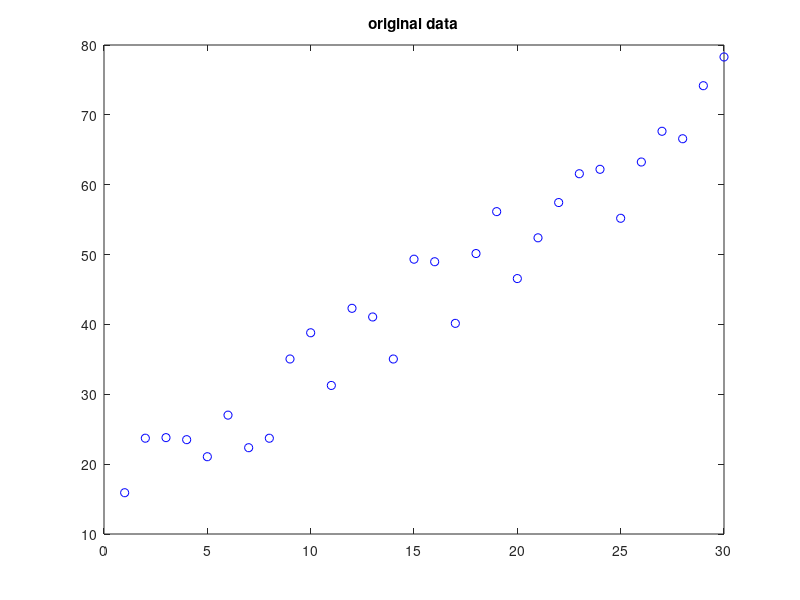
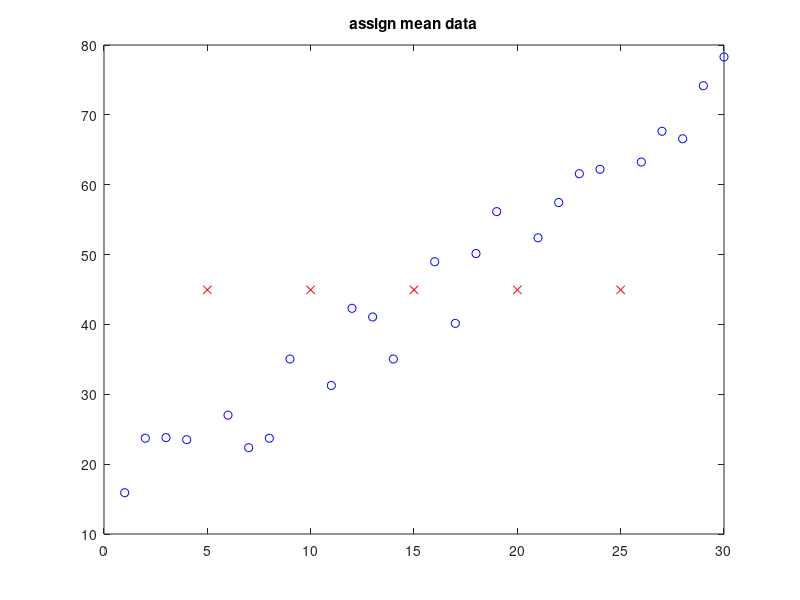
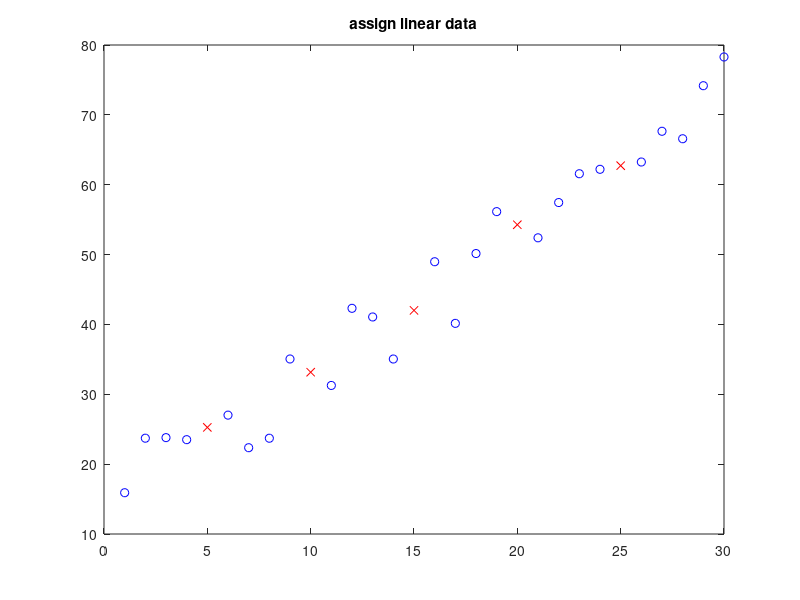
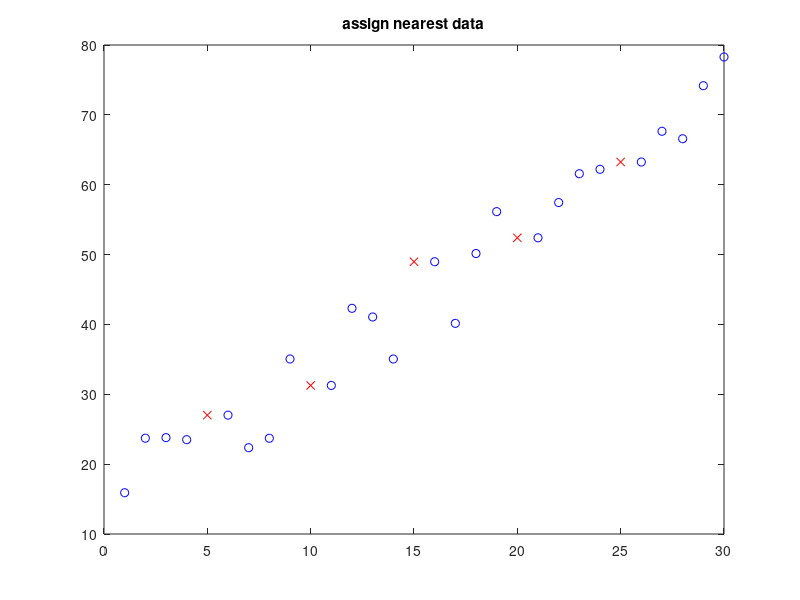

Here is the MATLAB script that generated these plots, in order:
%データのラングリングとしての欠損値処理

%適当なデータの作成
x = 1:30;
y = 2 * x + 5 +15*(rand(size(x)));
figure, plot(x, y, 'bo');
title('original data');

%欠損値の作成
y(5:5:25) = NaN;

%欠損値の代入は単一代入法で！
mean_y = mean(y(:), 'omitnan');

%単一代入法
[F, TF] = fillmissing(y, 'constant', mean_y, 'samplePoints', x);
figure, plot(x, y, 'bo', x(TF), F(TF), 'rx');
title('assign mean data');

%回帰代入法
[F, TF] = fillmissing(y, 'linear', 'samplePoints', x);
figure, plot(x, y, 'bo', x(TF), F(TF), 'rx');
title('assign linear data');

%K-NN法 , nearest-neighbor
[F, TF] = fillmissing(y, 'nearest', 'samplePoints', x);
figure, plot(x, y, 'bo', x(TF), F(TF), 'rx');
title('assign nearest data');